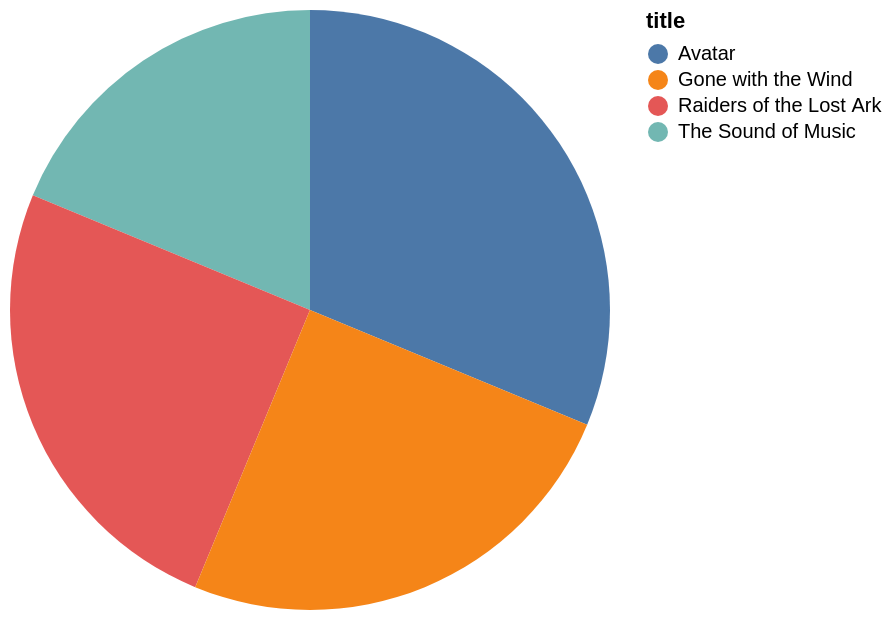

The specification (Vega-Lite) saved for this image:
### Vega-Lite specification from a JSON file in a GitHub repository (floating-point values rounded to 4 significant figures)
{"data": {"values": [{"x_data": "Avatar", "y_data": 5}, {"x_data": "The Sound of Music", "y_data": 3}, {"x_data": "Raiders of the Lost Ark", "y_data": 4}, {"x_data": "Gone with the Wind", "y_data": 4}]}, "mark": "arc", "encoding": {"theta": {"field": "y_data", "type": "quantitative", "title": "stars"}, "color": {"field": "x_data", "type": "nominal", "title": "title"}}}
